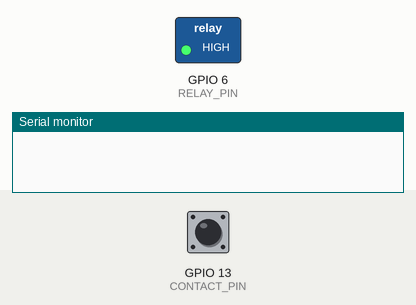
This program was run on a simulated ESP32-S3. Shown: switched loads named in the program (green lamp = pin HIGH), the last lines printed to the serial monitor. Inputs (shaded band) come from the test bench; at power-on: GPIO 13 (CONTACT_PIN) HIGH.

Above: at 1.2 s.
1.3 s: GPIO 13 (CONTACT_PIN) pulled LOW for 0.15 s
At 2.0 s:
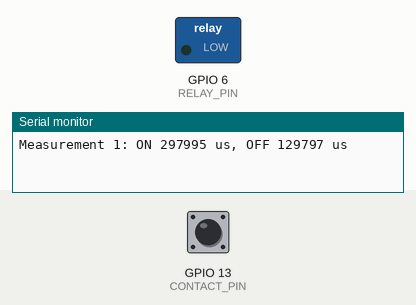
3.9 s: GPIO 13 (CONTACT_PIN) pulled LOW for 1 s
At 6.7 s:
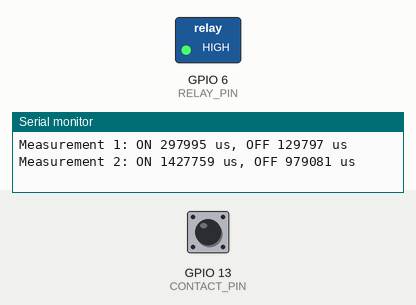
7.4 s: GPIO 13 (CONTACT_PIN) pulled LOW for 3.2 s
At 7.8 s:
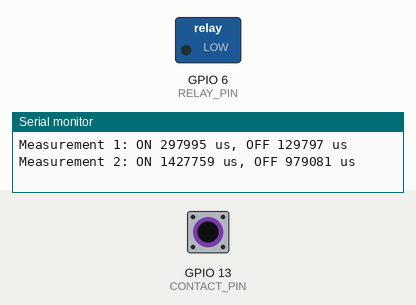
Timing chart, 0 to 13.1 s (numbered marks = the images above; inputs shaded):
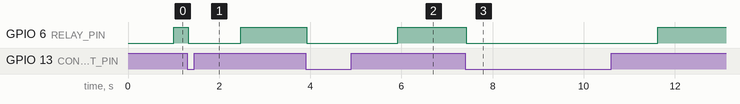

The program:

main.cpp
```cpp
#include <Arduino.h>
#include "configuration.h"

enum class State {
  WAIT_FOR_OPEN_CONTACT,
  WAIT_FOR_CLOSED_CONTACT,
  WAIT_FOR_OPENING_CONTACT,
  FINISHED
};

State state = State::WAIT_FOR_OPEN_CONTACT;

unsigned long openSinceMs = 0;
unsigned long commandTimeUs = 0;
unsigned long closeTimeUs = 0;
unsigned long totalCloseTimeUs = 0;
unsigned long totalOpenTimeUs = 0;
uint8_t completedSamples = 0;

volatile bool contactEdgeDetected = false;
volatile unsigned long contactEdgeTimeUs = 0;
volatile unsigned long lastAcceptedEdgeUs = 0;

void IRAM_ATTR onContactChanged() {
  const unsigned long edgeTimeUs = micros();
  if (!contactEdgeDetected &&
      edgeTimeUs - lastAcceptedEdgeUs >= Configuration::kDebounceUs) {
    contactEdgeTimeUs = edgeTimeUs;
    lastAcceptedEdgeUs = edgeTimeUs;
    contactEdgeDetected = true;
  }
}

bool getStableEdge(uint8_t contactLevel, unsigned long &edgeTimeUs) {
  noInterrupts();
  const bool detected = contactEdgeDetected;
  const unsigned long firstEdgeUs = contactEdgeTimeUs;
  if (!detected || micros() - firstEdgeUs < Configuration::kDebounceUs) {
    interrupts();
    return false;
  }

  if (digitalRead(CONTACT_PIN) != contactLevel) {
    contactEdgeDetected = false;
    interrupts();
    return false;
  }

  edgeTimeUs = firstEdgeUs;
  interrupts();
  return true;
}

void beginMeasurement() {
  noInterrupts();
  contactEdgeDetected = false;
  state = State::WAIT_FOR_CLOSED_CONTACT;
  commandTimeUs = micros();
  digitalWrite(RELAY_PIN, HIGH);
  interrupts();
}

void setup() {
  Serial.begin(BAUD_RATE);

  pinMode(RELAY_PIN, OUTPUT);
  digitalWrite(RELAY_PIN, LOW);

  pinMode(CONTACT_PIN, INPUT_PULLUP);
  attachInterrupt(digitalPinToInterrupt(CONTACT_PIN), onContactChanged, CHANGE);
}

void loop() {
  if (state == State::FINISHED) {
    delay(10);
    return;
  }

  const unsigned long now = millis();

  if (state == State::WAIT_FOR_OPEN_CONTACT) {
    if (digitalRead(CONTACT_PIN) == HIGH) {
      if (openSinceMs == 0) {
        openSinceMs = now;
      }
      if (now - openSinceMs >= Configuration::kOpenStableMS) {
        beginMeasurement();
      }
    } else {
      openSinceMs = 0;
    }
    return;
  }

  if (state == State::WAIT_FOR_CLOSED_CONTACT) {
    unsigned long edgeTimeUs;
    if (getStableEdge(LOW, edgeTimeUs)) {
      closeTimeUs = edgeTimeUs - commandTimeUs;
      noInterrupts();
      contactEdgeDetected = false;
      state = State::WAIT_FOR_OPENING_CONTACT;
      commandTimeUs = micros();
      digitalWrite(RELAY_PIN, LOW);
      interrupts();
    }
    return;
  }

  if (state == State::WAIT_FOR_OPENING_CONTACT) {
    unsigned long edgeTimeUs;
    if (getStableEdge(HIGH, edgeTimeUs)) {
      const unsigned long openTimeUs = edgeTimeUs - commandTimeUs;
      totalCloseTimeUs += closeTimeUs;
      totalOpenTimeUs += openTimeUs;
      completedSamples++;
      openSinceMs = 0;

      Serial.printf("Measurement %u: ON %lu us, OFF %lu us\n",
                    completedSamples, closeTimeUs, openTimeUs);

      if (completedSamples == Configuration::kSampleCount) {
        digitalWrite(RELAY_PIN, LOW);
        state = State::FINISHED;
        Serial.printf("Average after %u measurements: ON %.3f us, OFF %.3f us\n",
                      completedSamples,
                      static_cast<float>(totalCloseTimeUs) / completedSamples,
                      static_cast<float>(totalOpenTimeUs) / completedSamples);
      } else {
        state = State::WAIT_FOR_OPEN_CONTACT;
      }
    }
    return;
  }
}
```

configuration.h
```cpp
#ifndef CONFIGURATION_H_
#define CONFIGURATION_H_

#define BAUD_RATE 115200
#define RELAY_PIN 6
#define CONTACT_PIN 13

namespace Configuration {
  static constexpr uint8_t kSampleCount = 10;
  static constexpr unsigned long kOpenStableMS = 1000;
  static constexpr unsigned long kDebounceUs = 20000;
}

#endif  // CONFIGURATION_H_
```

Measured:
- after the input at 1.3 s, GPIO 6 (RELAY_PIN): HIGH → LOW at once, → HIGH 1.2 s later
- after the input at 3.9 s, GPIO 6 (RELAY_PIN): HIGH → LOW at once, → HIGH 2.0 s later
- after the input at 7.4 s, GPIO 6 (RELAY_PIN): HIGH → LOW at once, → HIGH 4.2 s later
